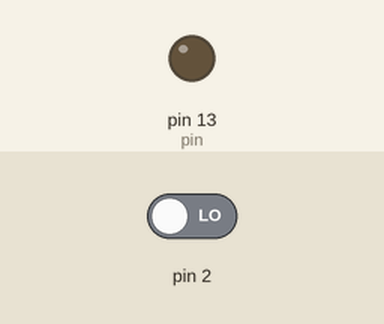
Recording of a sketch running on a simulated Arduino Uno, built with avr-gcc and run on an emulated ATmega328P. Parts: output pins drawn as LEDs (lit = HIGH). The test bench sets the inputs (shaded band); at power-on: pin 2 LOW.

Above: at 1.2 s.
1.3 s: pin 2 driven HIGH
At 1.8 s:
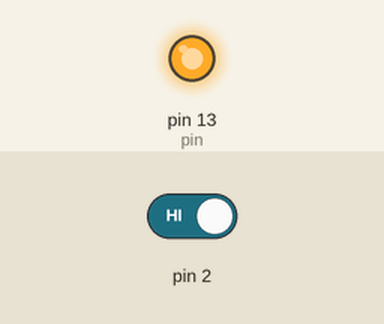
2.8 s: pin 2 driven LOW
At 4.2 s:
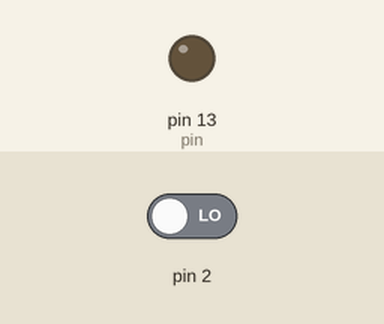
Timing chart, 0 to 5.8 s (numbered marks = the images above; inputs shaded):
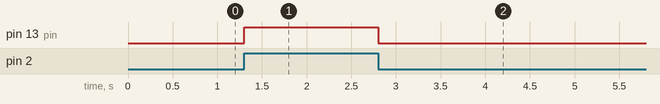

The sketch:

hardware_interrupt.ino
```cpp
// Hardware interrupt example
int pin = 13;
volatile int state = LOW;
void setup()
{
pinMode(pin, OUTPUT);
attachInterrupt(0, blink, CHANGE);
}
void loop()
{
digitalWrite(pin, state);
}

void blink()
{
state = !state;
}
```

digital_in__1_.c
```cpp

```

digital_out.c
```cpp
#define F_CPU 16000000UL  // Define CPU frequency as 16 MHz
#include <avr/io.h>       // Include AVR input/output header
#include <util/delay.h>   // Include delay functions

void setup() {
    // Set LED_BUILTIN (PB5) as output
    DDRB |= (1 << DDB5);
}

void loop() {
    // Set pin 12 (PD6) as input
    DDRD &= ~(1 << DDD6);

    // Read the value of pin 12 (PD6)
    uint8_t switchstate = PIND & (1 << PIND6);

    // Set pin 13 (PB5) as output
    DDRB |= (1 << DDB5);

    // Turn on the LED connected to pin 13 (PB5)
    PORTB |= (1 << PORTB5);
    _delay_ms(1000);

    // Turn off the LED connected to pin 13 (PB5)
    PORTB &= ~(1 << PORTB5);
    _delay_ms(1000);
}

int main(void) {
    setup();
    while (1) {
        loop();
    }
    return 0;
}
```

Measured:
- after the input at 1.3 s, pin 13 (pin): LOW → HIGH at once
- after the input at 2.8 s, pin 13 (pin): HIGH → LOW at once
